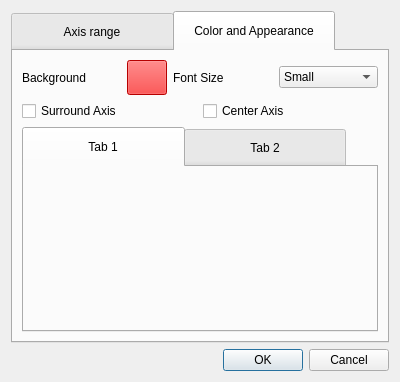
<?xml version="1.0" encoding="UTF-8"?>
<ui version="4.0">
 <class>Dialog</class>
 <widget class="QDialog" name="Dialog">
  <property name="geometry">
   <rect>
    <x>0</x>
    <y>0</y>
    <width>400</width>
    <height>382</height>
   </rect>
  </property>
  <property name="windowTitle">
   <string>Dialog</string>
  </property>
  <layout class="QVBoxLayout" name="verticalLayout">
   <item>
    <widget class="QTabWidget" name="tabWidget_3">
     <property name="cursor">
      <cursorShape>ArrowCursor</cursorShape>
     </property>
     <property name="styleSheet">
      <string notr="true">QTabBar::tab{
height : 40px;
width : 162px;
}</string>
     </property>
     <property name="currentIndex">
      <number>1</number>
     </property>
     <property name="movable">
      <bool>true</bool>
     </property>
     <widget class="QWidget" name="tab_5">
      <attribute name="title">
       <string>Axis range</string>
      </attribute>
      <layout class="QVBoxLayout" name="verticalLayout_10">
       <item>
        <layout class="QVBoxLayout" name="verticalLayout_9">
         <item>
          <widget class="QGroupBox" name="groupBox_3">
           <property name="sizePolicy">
            <sizepolicy hsizetype="Preferred" vsizetype="Preferred">
             <horstretch>0</horstretch>
             <verstretch>0</verstretch>
            </sizepolicy>
           </property>
           <property name="minimumSize">
            <size>
             <width>0</width>
             <height>50</height>
            </size>
           </property>
           <property name="title">
            <string>Axis Length</string>
           </property>
           <property name="flat">
            <bool>true</bool>
           </property>
           <layout class="QVBoxLayout" name="verticalLayout_13">
            <item>
             <layout class="QHBoxLayout" name="horizontalLayout_14">
              <item>
               <widget class="QLabel" name="label_8">
                <property name="text">
                 <string>X</string>
                </property>
               </widget>
              </item>
              <item>
               <widget class="QSpinBox" name="spinBox"/>
              </item>
              <item>
               <widget class="QLabel" name="label_9">
                <property name="text">
                 <string>Y</string>
                </property>
               </widget>
              </item>
              <item>
               <widget class="QSpinBox" name="spinBox_2"/>
              </item>
              <item>
               <widget class="QLabel" name="label_10">
                <property name="text">
                 <string>Z</string>
                </property>
               </widget>
              </item>
              <item>
               <widget class="QSpinBox" name="spinBox_3"/>
              </item>
             </layout>
            </item>
           </layout>
          </widget>
         </item>
         <item>
          <widget class="QGroupBox" name="groupBox_4">
           <property name="title">
            <string>Labels</string>
           </property>
           <layout class="QVBoxLayout" name="verticalLayout_11">
            <item>
             <layout class="QHBoxLayout" name="horizontalLayout_15">
              <item>
               <widget class="QLabel" name="label_14">
                <property name="text">
                 <string>X</string>
                </property>
               </widget>
              </item>
              <item>
               <widget class="QLineEdit" name="lineEdit_3">
                <property name="sizePolicy">
                 <sizepolicy hsizetype="Preferred" vsizetype="Fixed">
                  <horstretch>0</horstretch>
                  <verstretch>0</verstretch>
                 </sizepolicy>
                </property>
                <property name="frame">
                 <bool>true</bool>
                </property>
                <property name="cursorPosition">
                 <number>0</number>
                </property>
               </widget>
              </item>
              <item>
               <widget class="QLabel" name="label_13">
                <property name="text">
                 <string>Y</string>
                </property>
               </widget>
              </item>
              <item>
               <widget class="QLineEdit" name="lineEdit"/>
              </item>
              <item>
               <widget class="QLabel" name="label_11">
                <property name="text">
                 <string>Z</string>
                </property>
               </widget>
              </item>
              <item>
               <widget class="QLineEdit" name="lineEdit_2"/>
              </item>
             </layout>
            </item>
           </layout>
          </widget>
         </item>
         <item>
          <widget class="QGroupBox" name="groupBox_5">
           <property name="title">
            <string>Scale</string>
           </property>
           <layout class="QVBoxLayout" name="verticalLayout_12">
            <item>
             <layout class="QHBoxLayout" name="horizontalLayout_16">
              <item>
               <widget class="QLabel" name="label_12">
                <property name="text">
                 <string>X</string>
                </property>
               </widget>
              </item>
              <item>
               <widget class="QSpinBox" name="spinBox_4"/>
              </item>
              <item>
               <widget class="QLabel" name="label_15">
                <property name="text">
                 <string>Y</string>
                </property>
               </widget>
              </item>
              <item>
               <widget class="QSpinBox" name="spinBox_5"/>
              </item>
              <item>
               <widget class="QLabel" name="label_16">
                <property name="text">
                 <string>Z</string>
                </property>
               </widget>
              </item>
              <item>
               <widget class="QSpinBox" name="spinBox_6"/>
              </item>
             </layout>
            </item>
           </layout>
          </widget>
         </item>
        </layout>
       </item>
      </layout>
     </widget>
     <widget class="QWidget" name="tab_6">
      <attribute name="title">
       <string>Color and Appearance</string>
      </attribute>
      <layout class="QVBoxLayout" name="verticalLayout_14">
       <item>
        <layout class="QHBoxLayout" name="horizontalLayout_17">
         <item>
          <widget class="QLabel" name="label_17">
           <property name="sizePolicy">
            <sizepolicy hsizetype="Expanding" vsizetype="Preferred">
             <horstretch>0</horstretch>
             <verstretch>0</verstretch>
            </sizepolicy>
           </property>
           <property name="minimumSize">
            <size>
             <width>80</width>
             <height>0</height>
            </size>
           </property>
           <property name="text">
            <string>Background</string>
           </property>
           <property name="wordWrap">
            <bool>true</bool>
           </property>
          </widget>
         </item>
         <item>
          <widget class="QPushButton" name="pushButton">
           <property name="sizePolicy">
            <sizepolicy hsizetype="Minimum" vsizetype="Fixed">
             <horstretch>0</horstretch>
             <verstretch>0</verstretch>
            </sizepolicy>
           </property>
           <property name="minimumSize">
            <size>
             <width>35</width>
             <height>35</height>
            </size>
           </property>
           <property name="styleSheet">
            <string notr="true">QPushButton{
background : rgb(255, 0, 0);
}</string>
           </property>
           <property name="text">
            <string/>
           </property>
          </widget>
         </item>
         <item>
          <widget class="QLabel" name="label_3">
           <property name="sizePolicy">
            <sizepolicy hsizetype="Expanding" vsizetype="Preferred">
             <horstretch>0</horstretch>
             <verstretch>0</verstretch>
            </sizepolicy>
           </property>
           <property name="text">
            <string>Font Size</string>
           </property>
          </widget>
         </item>
         <item>
          <widget class="QComboBox" name="comboBox_5">
           <property name="sizePolicy">
            <sizepolicy hsizetype="Expanding" vsizetype="Fixed">
             <horstretch>0</horstretch>
             <verstretch>0</verstretch>
            </sizepolicy>
           </property>
           <item>
            <property name="text">
             <string>Small</string>
            </property>
           </item>
           <item>
            <property name="text">
             <string>Medium</string>
            </property>
           </item>
           <item>
            <property name="text">
             <string>Large</string>
            </property>
           </item>
          </widget>
         </item>
        </layout>
       </item>
       <item>
        <layout class="QHBoxLayout" name="horizontalLayout_18">
         <item>
          <widget class="QCheckBox" name="checkBox">
           <property name="text">
            <string>Surround Axis</string>
           </property>
          </widget>
         </item>
         <item>
          <widget class="QCheckBox" name="checkBox_2">
           <property name="text">
            <string>Center Axis</string>
           </property>
          </widget>
         </item>
        </layout>
       </item>
       <item>
        <widget class="QTabWidget" name="tabWidget_4">
         <widget class="QWidget" name="tab_7">
          <attribute name="title">
           <string>Tab 1</string>
          </attribute>
         </widget>
         <widget class="QWidget" name="tab_8">
          <attribute name="title">
           <string>Tab 2</string>
          </attribute>
         </widget>
        </widget>
       </item>
      </layout>
     </widget>
    </widget>
   </item>
   <item>
    <widget class="QDialogButtonBox" name="buttonBox">
     <property name="orientation">
      <enum>Qt::Horizontal</enum>
     </property>
     <property name="standardButtons">
      <set>QDialogButtonBox::Cancel|QDialogButtonBox::Ok</set>
     </property>
    </widget>
   </item>
  </layout>
 </widget>
 <resources/>
 <connections>
  <connection>
   <sender>buttonBox</sender>
   <signal>accepted()</signal>
   <receiver>Dialog</receiver>
   <slot>accept()</slot>
   <hints>
    <hint type="sourcelabel">
     <x>248</x>
     <y>254</y>
    </hint>
    <hint type="destinationlabel">
     <x>157</x>
     <y>274</y>
    </hint>
   </hints>
  </connection>
  <connection>
   <sender>buttonBox</sender>
   <signal>rejected()</signal>
   <receiver>Dialog</receiver>
   <slot>reject()</slot>
   <hints>
    <hint type="sourcelabel">
     <x>316</x>
     <y>260</y>
    </hint>
    <hint type="destinationlabel">
     <x>286</x>
     <y>274</y>
    </hint>
   </hints>
  </connection>
 </connections>
</ui>
